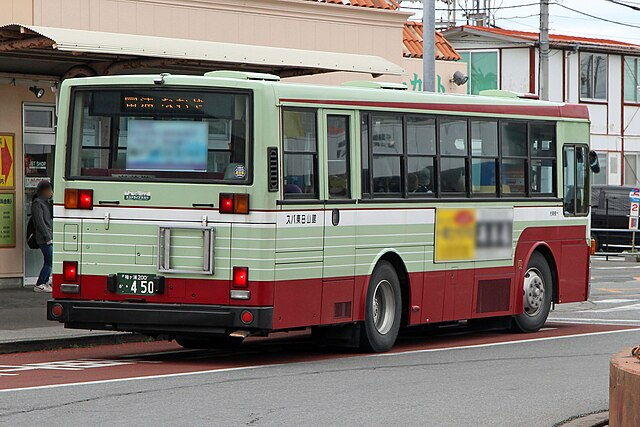
#> input picture Lab2/bus.jpg, 640 x 427 px, found by its file name
$ jupyter execute Lab1.ipynb
#> lines starting #> are read from the running program, lines starting #| are printed output that depends on the picture; after the words box and inside, x2 and y2 are one past the last pixel; in counts of white or black regions, pixels touching at a corner belong together
# Lab 1

#### Subject: Introduction to Computer Vision, prof. Cho

## Problem 1
#### imread and imshow

[cell 1]
import cv2 as cv
import sys
import matplotlib.pyplot as plt

bus = cv.imread('bus.jpg')
#> bus is the input picture: shape (427, 640, 3); mean B, G, R 116.4, 122.4, 129

if bus is None:
    sys.exit('File not found')

bus_rgb = cv.cvtColor(bus, cv.COLOR_BGR2RGB)

plt.imshow(bus_rgb)
plt.axis('off')
plt.title('bus')
plt.show()

## Problem 2
#### imwrite (color image -> gray image)

[cell 2]
bus_gray = cv.cvtColor(bus, cv.COLOR_BGR2GRAY)

cv.imwrite('bus_gray.jpg', bus_gray)

plt.subplot(1,2,1)
plt.imshow(bus_rgb)
plt.title('bus_rgb')
plt.axis('off')

plt.subplot(1,2,2)
plt.imshow(bus_gray, cmap='gray')
plt.title('bus_gray')
plt.axis('off')

plt.tight_layout()
plt.show()

## Problem 3-1
#### Binary Image
#### - Color image -> binary image

[cell 3]
(thresh, bus_gray_thresh_30) = cv.threshold(bus_gray, 30, 255, cv.THRESH_BINARY)
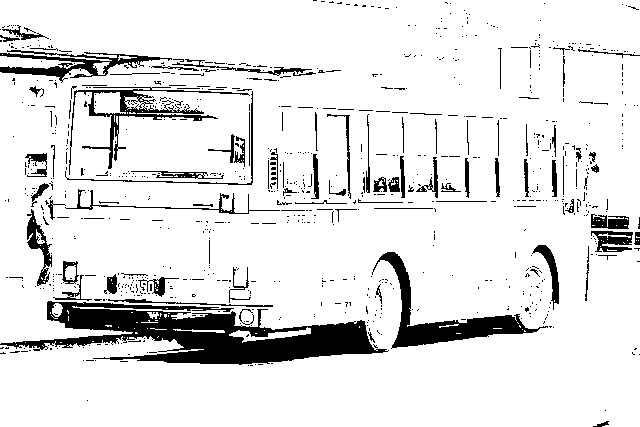
#> bus_gray_thresh_30: shape (427, 640); 88.8% white; 855 black regions (761 under 20 px), largest, box (x1, y1, x2, y2) and area: (0, 301, 389, 365) 11280, (372, 252, 548, 349) 3310, (69, 87, 250, 175) 1929
(thresh, bus_gray_thresh_60) = cv.threshold(bus_gray, 60, 255, cv.THRESH_BINARY)
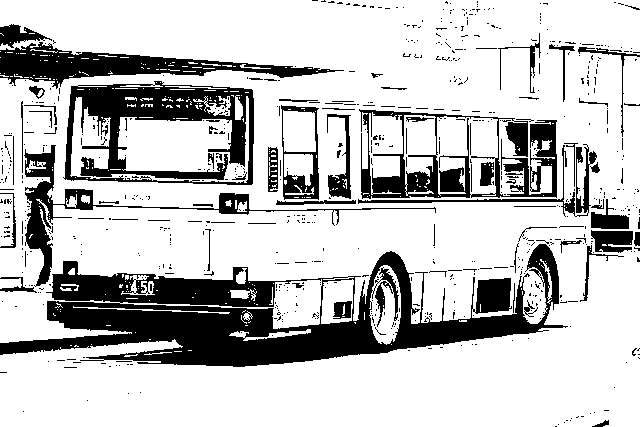
#> bus_gray_thresh_60: shape (427, 640); 76.5% white; 694 black regions (619 under 20 px), largest, box (x1, y1, x2, y2) and area: (0, 244, 568, 367) 28016, (63, 81, 254, 185) 8697, (359, 109, 557, 199) 6284

plt.subplot(1,2,1)
plt.title('bus_gray_thresh_30')
plt.imshow(bus_gray_thresh_30, cmap='gray')
plt.axis('off')

plt.subplot(1,2,2)
plt.title('bus_gray_thresh_60')
plt.imshow(bus_gray_thresh_60, cmap='gray')
plt.axis('off')

plt.tight_layout()
plt.show()

## Problem 3-2
#### Otsu Algorithm
#### - Optimization to obtain the best Threshold value

[cell 4]
(thresh, bus_gray_otsu) = cv.threshold(bus_gray, 0, 255, cv.THRESH_BINARY+cv.THRESH_OTSU)
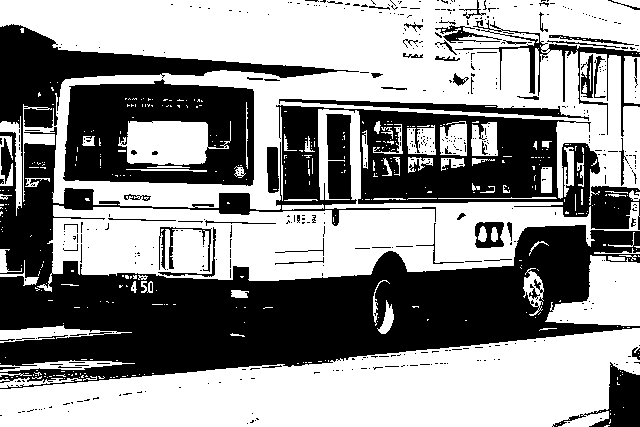
#> bus_gray_otsu: shape (427, 640); 56.6% white; 511 black regions (449 under 20 px), largest, box (x1, y1, x2, y2) and area: (0, 24, 640, 389) 92405, (63, 79, 254, 186) 14106, (552, 362, 640, 427) 1947
#> thresh = 115

print('The Best Threshold Value obtained by Otsu = ', thresh)
#| The Best Threshold Value obtained by Otsu =  115.0

plt.imshow(bus_gray_otsu, cmap='gray')
plt.title('bus_gray_otsu')
plt.axis('off')
plt.show()

## Problem 3-3
#### Histogram

[cell 5]
histogram = cv.calcHist([bus_gray], [0], None, [256], [0,256])
#> histogram = 256 values, max 3082 at index 160, min 106 at index 255, mean 1067.5

plt.plot(histogram, color='b')
#> figure, not shown here; curve peaks at x = 160, y = 3082

## Problem 4-1
#### RGB Channel
#### - In OpenCV -> BGR order!

[cell 6]
# red
bus_red = bus.copy()
bus_red[:,:,0] = 0      # Delete Blue
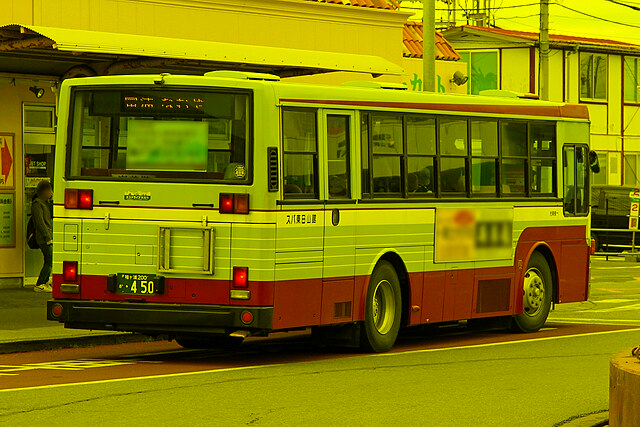
#> bus_red: shape (427, 640, 3); mean B, G, R 0, 122.4, 129
bus_red[:,:,1] = 0      # Delete Green
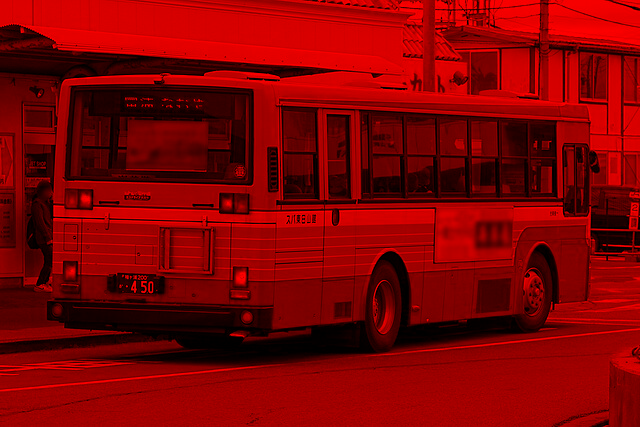
#> bus_red: shape (427, 640, 3); mean B, G, R 0, 0, 129
cv.imwrite('bus_red.jpg', bus_red)

# green
bus_green = bus.copy()
bus_green[:,:,0] = 0    # Delete Blue
bus_green[:,:,2] = 0    # Delete Red
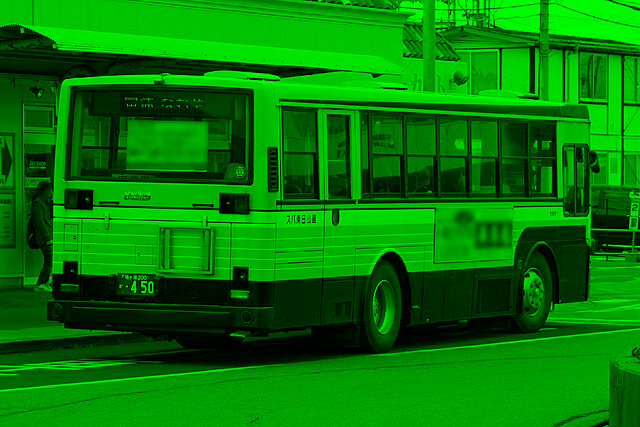
#> bus_green: shape (427, 640, 3); mean B, G, R 0, 122.4, 0
cv.imwrite('bus_green.jpg', bus_green)

# blue
bus_blue = bus.copy()
bus_blue[:,:,1] = 0     # Delete Green
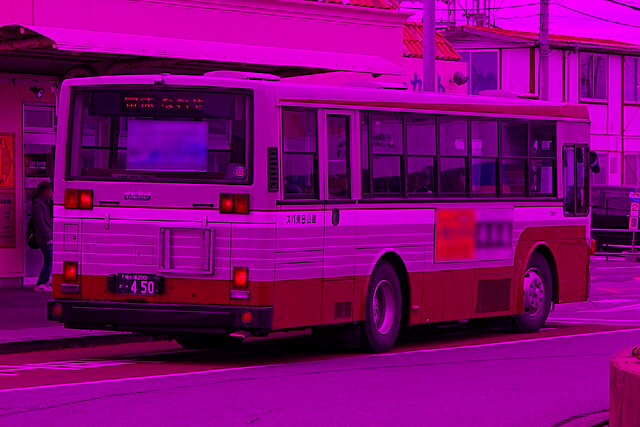
#> bus_blue: shape (427, 640, 3); mean B, G, R 116.4, 0, 129
bus_blue[:,:,2] = 0     # Delete Red
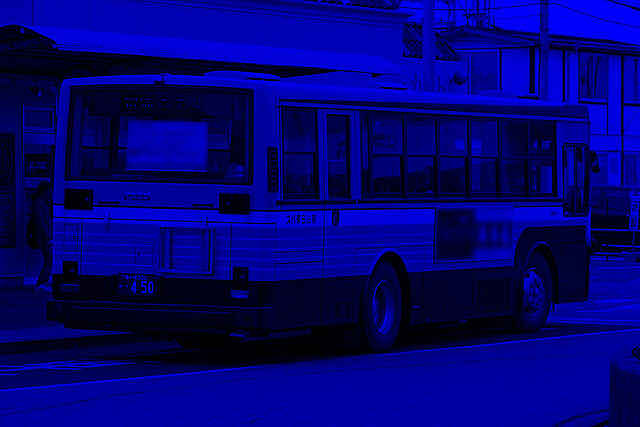
#> bus_blue: shape (427, 640, 3); mean B, G, R 116.4, 0, 0
cv.imwrite('bus_blue.jpg', bus_blue)

# Visualize
bus_list = [bus, bus_red, bus_green, bus_blue]
bus_title = ['bus', 'bus_red', 'bus_green', 'bus_blue']

for i in range(4):
    bus_rgb = cv.cvtColor(bus_list[i], cv.COLOR_BGR2RGB)
    plt.subplot(2,2,i+1)
    plt.imshow(bus_rgb)
    plt.title(bus_title[i])
    plt.axis('off')

plt.tight_layout()
plt.show()
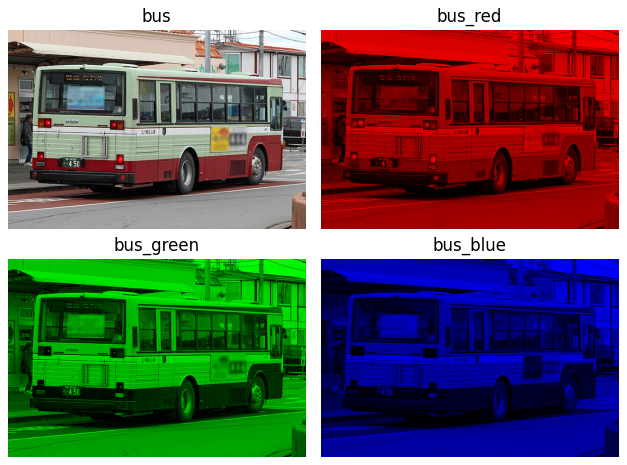
#> figure drawn by matplotlib, 4 panels

## Problem 4-2
#### RGB Histogram
#### - In OpenCV -> BGR order!

[cell 7]
histogram_red = cv.calcHist([bus], [0], None, [256], [0,256])
#> histogram_red = 256 values, max 3341 at index 0, min 164 at index 242, mean 1067.5
histogram_green = cv.calcHist([bus], [1], None, [256], [0,256])
#> histogram_green = 256 values, max 2856 at index 160, min 264 at index 235, mean 1067.5
histogram_blue = cv.calcHist([bus], [2], None, [256], [0,256])
#> histogram_blue = 256 values, max 3977 at index 157, min 156 at index 253, mean 1067.5

histogram_list = [histogram_red, histogram_green, histogram_blue]
color_list = ['r', 'g', 'b']

for i in range(3):
    plt.subplot(2,2,i+1)
    plt.plot(histogram_list[i], color=color_list[i])

plt.tight_layout()
plt.show()
#> figure, not shown here; panel 1: curve peaks at x = 0, y = 3341; panel 2: curve peaks at x = 160, y = 2856; panel 3: curve peaks at x = 157, y = 3977

## Problem 4-3
#### RGB Channel
#### - In OpenCV -> BGR order!

[cell 8]
# bgr_planes = cv.split(bus)

for i in range(3):
    plt.plot(histogram_list[i], color=color_list[i])

plt.show()
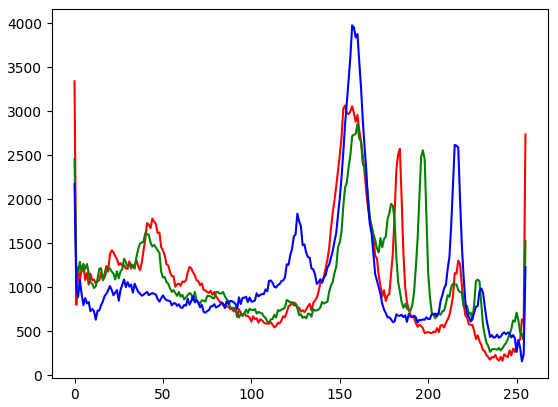
#> figure drawn by matplotlib, 1 panel; curve peaks at x = 0, y = 3341; curve peaks at x = 160, y = 2856; curve peaks at x = 157, y = 3977

$ run again, with Lab2/moon.jpg copied over Lab2/bus.jpg
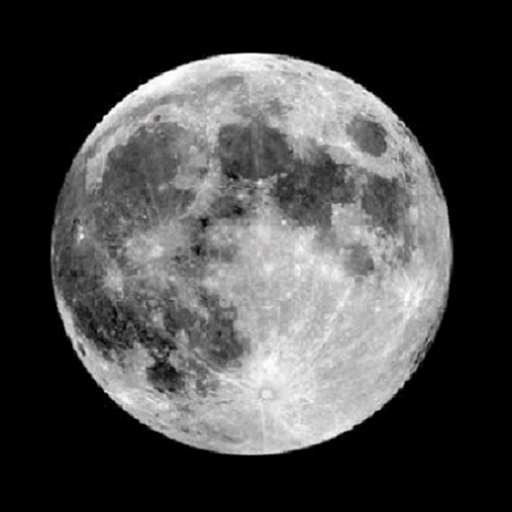
#> input picture Lab2/moon.jpg, 512 x 512 px, found by its file name
#> bus is the input picture: shape (512, 512, 3); mean B, G, R 73.5, 73.5, 73.6
#> `(thresh, bus_gray_thresh_30) = cv.threshold(bus_gray, 30, 255, cv.THRE..`:
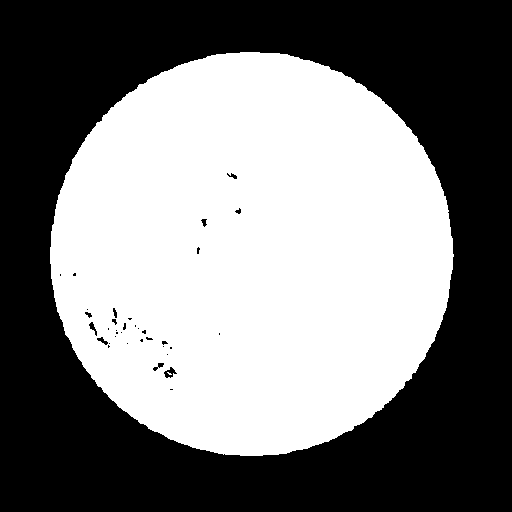
#> bus_gray_thresh_30: shape (512, 512); 48.7% white; 2 white regions (1 under 20 px), largest, box (x1, y1, x2, y2) and area: (50, 52, 454, 456) 127537
#> bus_gray_thresh_60: shape (512, 512); 46.9% white; 19 white regions (15 under 20 px), largest, box (x1, y1, x2, y2) and area: (51, 53, 453, 455) 122773, (102, 307, 111, 316) 49, (110, 330, 116, 336) 26, (108, 315, 114, 323) 20
#> bus_gray_otsu: shape (512, 512); 41.8% white; 64 white regions (51 under 20 px), largest, box (x1, y1, x2, y2) and area: (52, 53, 452, 455) 108476, (51, 226, 62, 262) 134, (270, 140, 284, 164) 101
#> thresh = 86
#| The Best Threshold Value obtained by Otsu =  86.0
#> histogram = 256 values, max 128160 at index 0, min 29 at index 255, mean 1024
#> histogram_red has the same summary as histogram
#> histogram_green = 256 values, max 128169 at index 0, min 29 at index 255, mean 1024
#> histogram_blue = 256 values, max 128141 at index 0, min 29 at index 255, mean 1024
#> `plt.show()`:
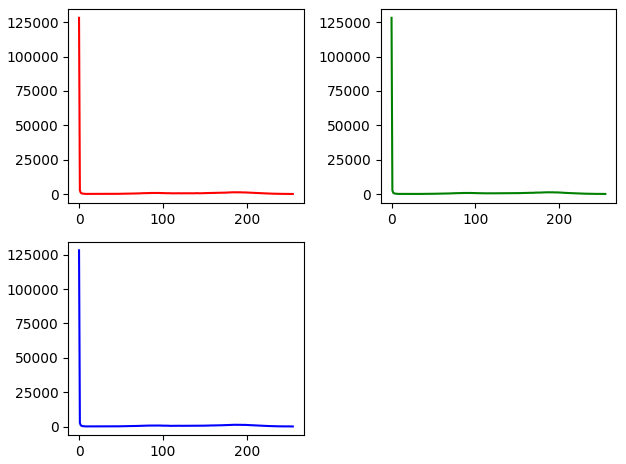
#> figure drawn by matplotlib, 3 panels; panel 1: curve peaks at x = 0, y = 128160; panel 2: curve peaks at x = 0, y = 128169; panel 3: curve peaks at x = 0, y = 128141

$ run again, with Lab2/sun.png saved as Lab2/bus.jpg
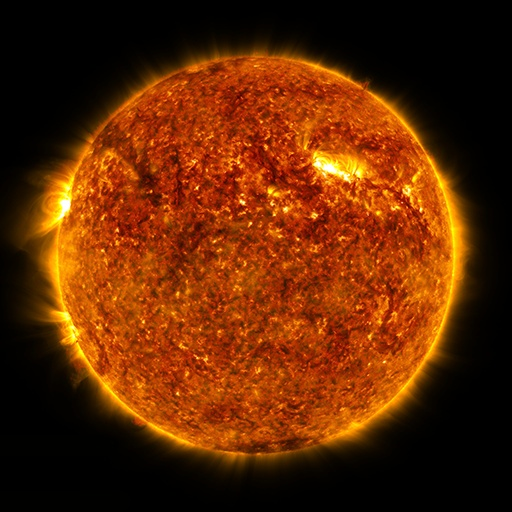
#> input picture Lab2/sun.png, 512 x 512 px, found by its file name
#> bus is the input picture: shape (512, 512, 3); mean B, G, R 3.5, 39.8, 97.2
#> bus_gray_thresh_30: shape (512, 512); 55.3% white; 64 black regions (62 under 20 px), largest, box (x1, y1, x2, y2) and area: (0, 0, 512, 512) 117032, (143, 174, 153, 186) 44
#> bus_gray_thresh_60: shape (512, 512); 46.6% white; 57 white regions (53 under 20 px), largest, box (x1, y1, x2, y2) and area: (26, 50, 471, 463) 121946, (184, 237, 192, 248) 40, (187, 223, 194, 232) 35, (263, 159, 270, 168) 25
#> bus_gray_otsu: shape (512, 512); 50.1% white; 735 black regions (679 under 20 px), largest, box (x1, y1, x2, y2) and area: (0, 0, 512, 512) 123927, (133, 151, 162, 207) 541, (173, 221, 211, 253) 405
#> thresh = 52
#| The Best Threshold Value obtained by Otsu =  52.0
#> histogram = 256 values, max 62830 at index 0, min 13 at index 236, mean 1024
#> histogram_red = 256 values, max 169887 at index 0, min 0 at index 147, mean 1024
#> histogram_green = 256 values, max 62987 at index 0, min 15 at index 237, mean 1024
#> histogram_blue = 256 values, max 62838 at index 0, min 157 at index 80, mean 1024
#> `plt.show()`:
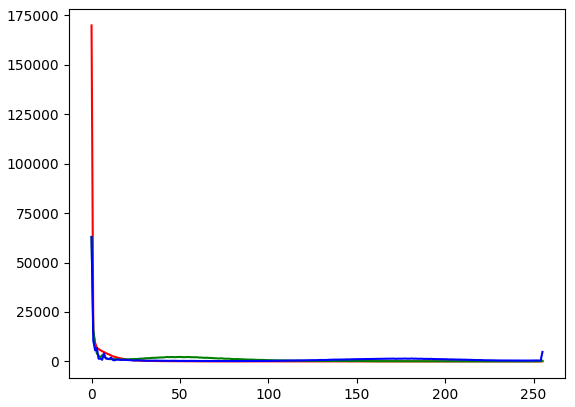
#> figure drawn by matplotlib, 1 panel; curve peaks at x = 0, y = 169887; curve peaks at x = 0, y = 62987; curve peaks at x = 0, y = 62838
